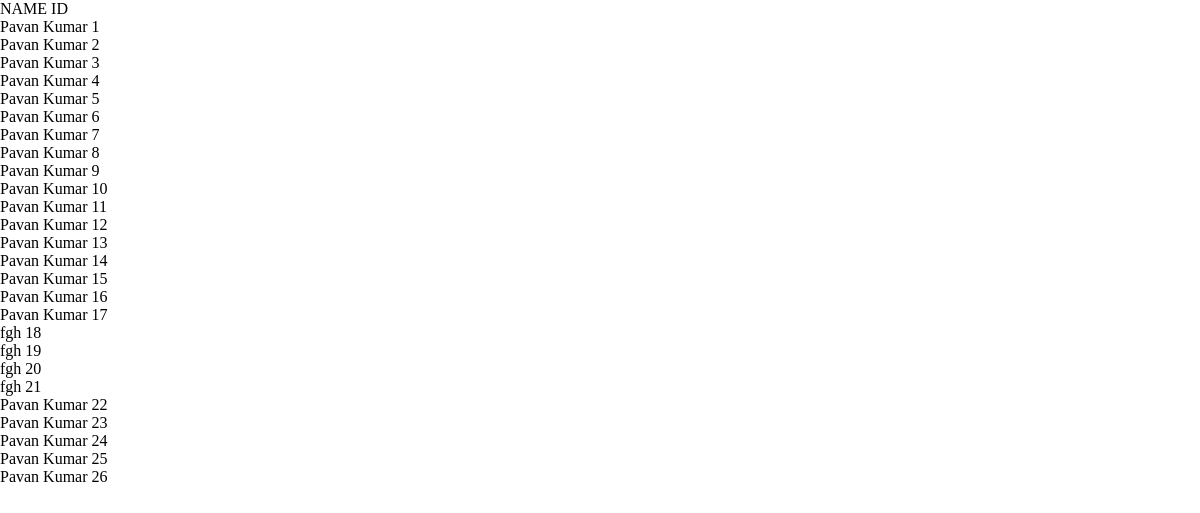
/booking_list/ (signed in), run on the app's committed database.
### items/models.py (models this page shows, shortened)
class booking(models.Model):
    name=models.CharField(max_length=225)
    email=models.EmailField()
    phone_number=models.IntegerField()
    Destination_id=models.IntegerField(default=None)
    total_memebers=models.IntegerField()
    vehicle_choices=[
        ('suv','SUV'),
        ('Hatchback','HATCHBACK'),
        ('minivan','MINIVAN'),
        ('jeep','JEEP'),
    ]
    vehicle_type=models.CharField(max_length=50,choices=vehicle_choices)
    date=models.DateField()
    no_of_days=models.IntegerField()
    staying_type=[
        ('hotel','HOTEL'),
        ('vacation rentals','VECATION RENTALS'),
        ('resorts','RESORTS'),
        ('camping','CAMPING'),
    ]
    residency1=models.CharField(max_length=50,choices=staying_type)
    residency2=models.CharField(max_length=50,choices=staying_type,null=True)

### items/views.py (the view)
# urls.py: path('booking_list/',booking_list_view),
@login_required
def booking_list_view(request):
    book=booking.objects.all()
    content=True
    content1=False
    content2=False
    form={
        'book':book,
        'content':content,
        'content1':content1,
        'content2':content2,
    }
    return render(request,'items/booking_list.html',form)

### items/templates/items/booking_list.html (shortened to what this page needs)
{%extends "items/base.html"%}
{%block content%}
<tr>
    <th>NAME</th>
    <th>ID</th>
</tr>
{%for i in book%}
<tr>
        <td>{{i.name}}</td>
        <td>{{i.id}}</td>
</tr>
    {%endfor%}
{%endblock content%}

### items/templates/items/base.html (style rules this page uses)
body { font-family:georgia;margin:0px;display:grid;grid-template-rows:auto auto auto;align-content: space-between; }

### data on the page
booking: name "Pavan Kumar", id "1"
booking: name "Pavan Kumar", id "2"
booking: name "Pavan Kumar", id "3"
booking: name "Pavan Kumar", id "4"
booking: name "Pavan Kumar", id "5"
booking: name "Pavan Kumar", id "6"
booking: name "Pavan Kumar", id "7"
booking: name "Pavan Kumar", id "8"
booking: name "Pavan Kumar", id "9"
booking: name "Pavan Kumar", id "10"
booking: name "Pavan Kumar", id "11"
booking: name "Pavan Kumar", id "12"
booking: name "Pavan Kumar", id "13"
booking: name "Pavan Kumar", id "14"
booking: name "Pavan Kumar", id "15"
booking: name "Pavan Kumar", id "16"
booking: name "Pavan Kumar", id "17"
booking: name "fgh", id "18"
booking: name "fgh", id "19"
booking: name "fgh", id "20"
booking: name "fgh", id "21"
booking: name "Pavan Kumar", id "22"
booking: name "Pavan Kumar", id "23"
booking: name "Pavan Kumar", id "24"
booking: name "Pavan Kumar", id "25"
booking: name "Pavan Kumar", id "26"
